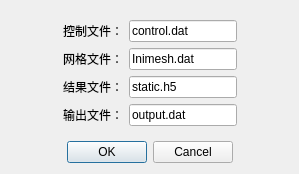
<?xml version="1.0" encoding="UTF-8"?>
<ui version="4.0">
 <class>Form</class>
 <widget class="QWidget" name="Form">
  <property name="geometry">
   <rect>
    <x>0</x>
    <y>0</y>
    <width>299</width>
    <height>171</height>
   </rect>
  </property>
  <property name="windowTitle">
   <string>Form</string>
  </property>
  <layout class="QHBoxLayout" name="horizontalLayout">
   <item>
    <spacer name="horizontalSpacer">
     <property name="orientation">
      <enum>Qt::Orientation::Horizontal</enum>
     </property>
     <property name="sizeHint" stdset="0">
      <size>
       <width>40</width>
       <height>20</height>
      </size>
     </property>
    </spacer>
   </item>
   <item>
    <layout class="QVBoxLayout" name="verticalLayout">
     <item>
      <spacer name="verticalSpacer_2">
       <property name="orientation">
        <enum>Qt::Orientation::Vertical</enum>
       </property>
       <property name="sizeHint" stdset="0">
        <size>
         <width>20</width>
         <height>40</height>
        </size>
       </property>
      </spacer>
     </item>
     <item>
      <widget class="QWidget" name="widget" native="true">
       <layout class="QGridLayout" name="gridLayout">
        <item row="2" column="0">
         <widget class="QLabel" name="label_2">
          <property name="text">
           <string>结果文件：</string>
          </property>
         </widget>
        </item>
        <item row="2" column="1">
         <widget class="QLineEdit" name="lineEdit_2">
          <property name="text">
           <string>static.h5</string>
          </property>
         </widget>
        </item>
        <item row="3" column="1">
         <widget class="QLineEdit" name="lineEdit_3">
          <property name="text">
           <string>output.dat</string>
          </property>
         </widget>
        </item>
        <item row="0" column="0">
         <widget class="QLabel" name="label">
          <property name="text">
           <string>控制文件：</string>
          </property>
         </widget>
        </item>
        <item row="0" column="1">
         <widget class="QLineEdit" name="lineEdit">
          <property name="text">
           <string>control.dat</string>
          </property>
         </widget>
        </item>
        <item row="3" column="0">
         <widget class="QLabel" name="label_3">
          <property name="text">
           <string>输出文件：</string>
          </property>
         </widget>
        </item>
        <item row="1" column="0">
         <widget class="QLabel" name="label_4">
          <property name="text">
           <string>网格文件：</string>
          </property>
         </widget>
        </item>
        <item row="1" column="1">
         <widget class="QLineEdit" name="lineEdit_4">
          <property name="text">
           <string>Inimesh.dat</string>
          </property>
         </widget>
        </item>
       </layout>
      </widget>
     </item>
     <item>
      <widget class="QDialogButtonBox" name="buttonBox_2">
       <property name="standardButtons">
        <set>QDialogButtonBox::StandardButton::Cancel|QDialogButtonBox::StandardButton::Ok</set>
       </property>
       <property name="centerButtons">
        <bool>true</bool>
       </property>
      </widget>
     </item>
     <item>
      <spacer name="verticalSpacer_3">
       <property name="orientation">
        <enum>Qt::Orientation::Vertical</enum>
       </property>
       <property name="sizeHint" stdset="0">
        <size>
         <width>20</width>
         <height>40</height>
        </size>
       </property>
      </spacer>
     </item>
    </layout>
   </item>
   <item>
    <spacer name="horizontalSpacer_2">
     <property name="orientation">
      <enum>Qt::Orientation::Horizontal</enum>
     </property>
     <property name="sizeHint" stdset="0">
      <size>
       <width>40</width>
       <height>20</height>
      </size>
     </property>
    </spacer>
   </item>
  </layout>
 </widget>
 <resources/>
 <connections/>
</ui>
